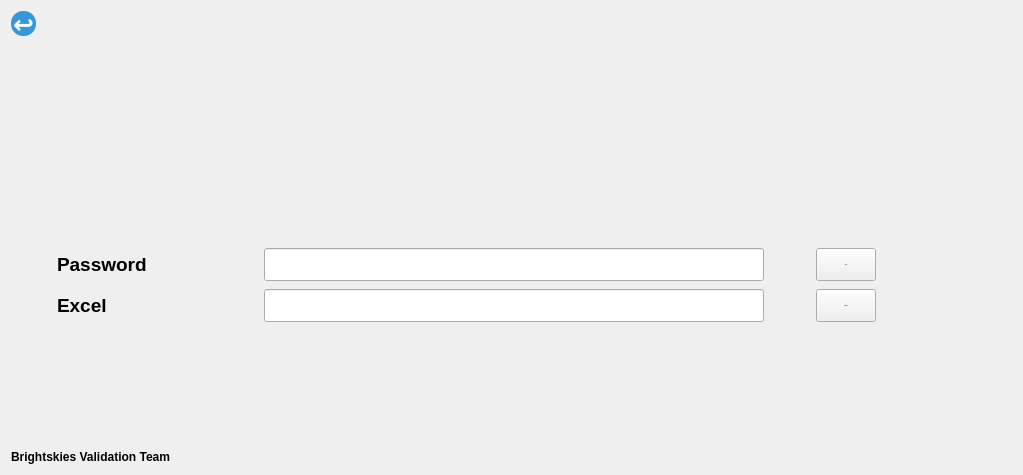
      <widget class="QWidget" name="tab">
       <attribute name="title">
        <string>login</string>
       </attribute>
       <layout class="QGridLayout" name="gridLayout_3">
        <item row="0" column="0">
         <layout class="QVBoxLayout" name="verticalLayout_12">
          <item>
           <widget class="QPushButton" name="back_btn_user_2">
            <property name="minimumSize">
             <size>
              <width>25</width>
              <height>25</height>
             </size>
            </property>
            <property name="maximumSize">
             <size>
              <width>25</width>
              <height>25</height>
             </size>
            </property>
            <property name="font">
             <font>
              <pointsize>-1</pointsize>
              <weight>75</weight>
              <bold>true</bold>
             </font>
            </property>
            <property name="styleSheet">
             <string notr="true">QPushButton {
    background-color: #3498db;    /* Background color of the button */
    border: none;                 /* Remove default border */
    border-radius: 12px;          /* Makes the button circular (half of width/height) */
    width: 25px;                  /* Width of the button */
    height: 25px;                 /* Height of the button */
    color: white;                 /* Color of the arrow */
    font-size:25px;              /* Size of the arrow */
    font-weight: bold;            /* Bold arrow */
    text-align: center;           /* Center the arrow */
    padding: 0px;                 /* Remove any padding */
}
</string>
            </property>
            <property name="text">
             <string>↩</string>
            </property>
           </widget>
          </item>
          <item>
           <spacer name="verticalSpacer_15">
            <property name="orientation">
             <enum>Qt::Vertical</enum>
            </property>
            <property name="sizeHint" stdset="0">
             <size>
              <width>20</width>
              <height>148</height>
             </size>
            </property>
           </spacer>
          </item>
         </layout>
        </item>
        <item row="0" column="1">
         <layout class="QVBoxLayout" name="verticalLayout_11">
          <item>
           <layout class="QHBoxLayout" name="horizontalLayout_20">
            <item>
             <spacer name="horizontalSpacer_13">
              <property name="orientation">
               <enum>Qt::Horizontal</enum>
              </property>
              <property name="sizeHint" stdset="0">
               <size>
                <width>710</width>
                <height>20</height>
               </size>
              </property>
             </spacer>
            </item>
            <item>
             <widget class="QLabel" name="label_10">
              <property name="minimumSize">
               <size>
                <width>125</width>
                <height>91</height>
               </size>
              </property>
              <property name="maximumSize">
               <size>
                <width>121</width>
                <height>91</height>
               </size>
              </property>
              <property name="styleSheet">
               <string notr="true">background-image: url(:/logo/BrightLogo.png);</string>
              </property>
              <property name="text">
               <string/>
              </property>
             </widget>
            </item>
           </layout>
          </item>
          <item>
           <spacer name="verticalSpacer_14">
            <property name="orientation">
             <enum>Qt::Vertical</enum>
            </property>
            <property name="sizeHint" stdset="0">
             <size>
              <width>20</width>
              <height>138</height>
             </size>
            </property>
           </spacer>
          </item>
         </layout>
        </item>
        <item row="1" column="0" colspan="2">
         <layout class="QHBoxLayout" name="horizontalLayout_3">
          <item>
           <layout class="QVBoxLayout" name="verticalLayout_16">
            <item>
             <widget class="QLabel" name="password_label_2">
              <property name="minimumSize">
               <size>
                <width>0</width>
                <height>33</height>
               </size>
              </property>
              <property name="maximumSize">
               <size>
                <width>110</width>
                <height>33</height>
               </size>
              </property>
              <property name="font">
               <font>
                <pointsize>14</pointsize>
                <weight>75</weight>
                <bold>true</bold>
                <strikeout>false</strikeout>
                <kerning>false</kerning>
               </font>
              </property>
              <property name="mouseTracking">
               <bool>false</bool>
              </property>
              <property name="text">
               <string>Password</string>
              </property>
             </widget>
            </item>
            <item>
             <layout class="QHBoxLayout" name="horizontalLayout">
              <item>
               <widget class="QLabel" name="label_excel">
                <property name="minimumSize">
                 <size>
                  <width>0</width>
                  <height>33</height>
                 </size>
                </property>
                <property name="maximumSize">
                 <size>
                  <width>110</width>
                  <height>33</height>
                 </size>
                </property>
                <property name="font">
                 <font>
                  <pointsize>14</pointsize>
                  <weight>75</weight>
                  <bold>true</bold>
                 </font>
                </property>
                <property name="text">
                 <string>Excel</string>
                </property>
               </widget>
              </item>
              <item>
               <spacer name="horizontalSpacer_9">
                <property name="orientation">
                 <enum>Qt::Horizontal</enum>
                </property>
                <property name="sizeType">
                 <enum>QSizePolicy::Fixed</enum>
                </property>
                <property name="sizeHint" stdset="0">
                 <size>
                  <width>45</width>
                  <height>5</height>
                 </size>
                </property>
               </spacer>
              </item>
             </layout>
            </item>
           </layout>
          </item>
          <item>
           <layout class="QVBoxLayout" name="verticalLayout_10">
            <item>
             <widget class="QLineEdit" name="lineEdit_password_audit_2">
              <property name="minimumSize">
               <size>
                <width>500</width>
                <height>33</height>
               </size>
              </property>
              <property name="maximumSize">
               <size>
                <width>500</width>
                <height>33</height>
               </size>
              </property>
              <property name="inputMethodHints">
               <set>Qt::ImhHiddenText|Qt::ImhNoAutoUppercase|Qt::ImhNoEditMenu|Qt::ImhNoPredictiveText|Qt::ImhNoTextHandles|Qt::ImhSensitiveData</set>
              </property>
              <property name="echoMode">
               <enum>QLineEdit::Password</enum>
              </property>
             </widget>
            </item>
            <item>
             <widget class="QLineEdit" name="lineEdit_excel_audit">
              <property name="minimumSize">
               <size>
                <width>500</width>
                <height>33</height>
               </size>
              </property>
              <property name="maximumSize">
               <size>
                <width>500</width>
                <height>33</height>
               </size>
              </property>
             </widget>
            </item>
           </layout>
          </item>
          <item>
           <layout class="QVBoxLayout" name="verticalLayout_14">
            <item>
             <widget class="QPushButton" name="pushButton_login">
              <property name="minimumSize">
               <size>
                <width>60</width>
                <height>33</height>
               </size>
              </property>
              <property name="maximumSize">
               <size>
                <width>60</width>
                <height>33</height>
               </size>
              </property>
              <property name="font">
               <font>
                <pointsize>-1</pointsize>
                <weight>50</weight>
                <bold>false</bold>
               </font>
              </property>
              <property name="text">
               <string>Login</string>
              </property>
             </widget>
            </item>
            <item>
             <widget class="QPushButton" name="pushButton_browse_audit">
              <property name="minimumSize">
               <size>
                <width>60</width>
                <height>33</height>
               </size>
              </property>
              <property name="maximumSize">
               <size>
                <width>49</width>
                <height>33</height>
               </size>
              </property>
              <property name="font">
               <font>
                <pointsize>-1</pointsize>
                <weight>50</weight>
                <bold>false</bold>
               </font>
              </property>
              <property name="text">
               <string>Browse</string>
              </property>
             </widget>
            </item>
           </layout>
          </item>
          <item>
           <layout class="QVBoxLayout" name="verticalLayout_15">
            <item>
             <widget class="QLabel" name="right">
              <property name="minimumSize">
               <size>
                <width>30</width>
                <height>30</height>
               </size>
              </property>
              <property name="maximumSize">
               <size>
                <width>30</width>
                <height>30</height>
               </size>
              </property>
              <property name="styleSheet">
               <string notr="true">background-image: url(:/Pass_check/password.jpg);
background-image: url(:/Pass_check/right sign.jpg);</string>
              </property>
              <property name="text">
               <string/>
              </property>
             </widget>
            </item>
            <item>
             <spacer name="verticalSpacer_8">
              <property name="orientation">
               <enum>Qt::Vertical</enum>
              </property>
              <property name="sizeType">
               <enum>QSizePolicy::Fixed</enum>
              </property>
              <property name="sizeHint" stdset="0">
               <size>
                <width>20</width>
                <height>30</height>
               </size>
              </property>
             </spacer>
            </item>
            <item>
             <spacer name="horizontalSpacer_4">
              <property name="orientation">
               <enum>Qt::Horizontal</enum>
              </property>
              <property name="sizeType">
               <enum>QSizePolicy::Fixed</enum>
              </property>
              <property name="sizeHint" stdset="0">
               <size>
                <width>38</width>
                <height>20</height>
               </size>
              </property>
             </spacer>
            </item>
           </layout>
          </item>
         </layout>
        </item>
        <item row="2" column="0">
         <layout class="QVBoxLayout" name="verticalLayout_13">
          <item>
           <spacer name="verticalSpacer_12">
            <property name="orientation">
             <enum>Qt::Vertical</enum>
            </property>
            <property name="sizeHint" stdset="0">
             <size>
              <width>20</width>
              <height>118</height>
             </size>
            </property>
           </spacer>
          </item>
          <item>
           <widget class="QLabel" name="validation_label_7">
            <property name="maximumSize">
             <size>
              <width>16777215</width>
              <height>20</height>
             </size>
            </property>
            <property name="font">
             <font>
              <weight>75</weight>
              <bold>true</bold>
             </font>
            </property>
            <property name="text">
             <string>Brightskies Validation Team</string>
            </property>
           </widget>
          </item>
         </layout>
        </item>
       </layout>
      </widget>
